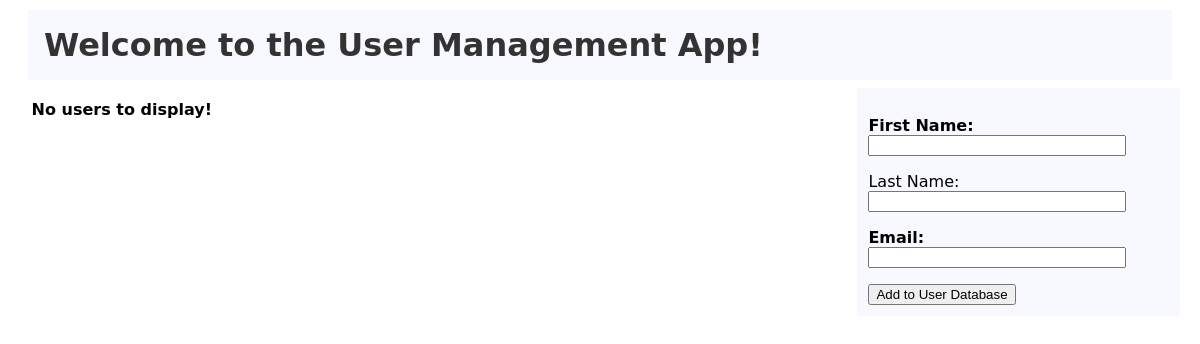
The page /userapplication/ on the database as committed earlier.
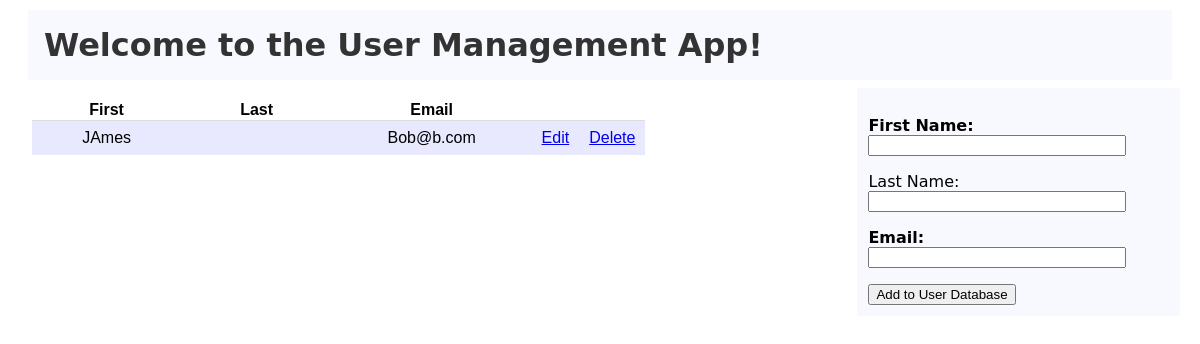
The same page on the database as committed later.
### userapplication/models.py (models this page shows, shortened)
class UserDetail(models.Model):
    class Meta:
        verbose_name_plural = "User Details"
    fname = models.CharField('First Name', max_length=100)
    lname = models.CharField('Last Name', max_length=100, blank=True)
    email = models.EmailField('Email')
    created = models.DateTimeField('Created', auto_now_add=True, auto_now=False)
    updated = models.DateTimeField('Updated', auto_now_add=False, auto_now=True)

### userapplication/views.py (the view)
def index(request):
    if request.method == 'POST':
        userinfo = UserForm(request.POST)
        if userinfo.is_valid():
            userinfo.save()
    return render(request, 'base_site.html', {
        'users': UserDetail.objects.order_by('id'),
    })

### templates/base_site.html
{% extends 'base.html' %}
{% block content %}
<div id="columns">
    <div class="right column">
        <form action="" method="POST">{% csrf_token %}
            <p><label for="fname"><b>First Name:</b></label></br>
                <input id="fname" type="text" name="fname" required="True" maxlength="100" style="width:250px" autofocus /></p>
            <p><label for="lname">Last Name:</label></br>
                <input id="lname" type="text" name="lname" maxlength="100" style="width:250px" /></p>
            <p><label for="email"><b>Email:</b></label></br>
                <input id="email" type="email" name="email" required="True" maxlength="75" style="width:250px" /></p>
            <input type="submit" value="Add to User Database" />
        </form>
    </div>
    <div class="left column">
        {% if users %}
            <table>
                <col width="150"><col width="150"><col width="200"><col width="30"><col width="30">
                <thead>
                    <tr>
                        <th>First</th>
                        <th>Last</th>
                        <th>Email</th>
                        <th></th>
                        <th></th>
                    </tr>
                </thead>
                <tbody>
                    {% for user in users %}
                        <tr>
                            <td align=center>{{ user.fname }}</td>
                            <td align=center>{{ user.lname }}</td>
                            <td align=center>{{ user.email }}</td>
                            <td align=center><a href="{% url 'detail' user.id %}">Edit</a></td>
                            <td align=center><a href="{% url 'delete' user.id %}">Delete</a></td>
                        </tr>
                    {% endfor %}
                </tbody>
            </table>
        {% else %}
            <strong>No users to display!</strong>
        {% endif %}
    </div>
</div>
{% endblock %}

Rows that differ between the two databases and show on the page:
added UserDetail: fname "JAmes", email "Bob@b.com"
Other text that changed with them:
text no longer shown: "No users to display!"
text now shown: "First Last Email"
